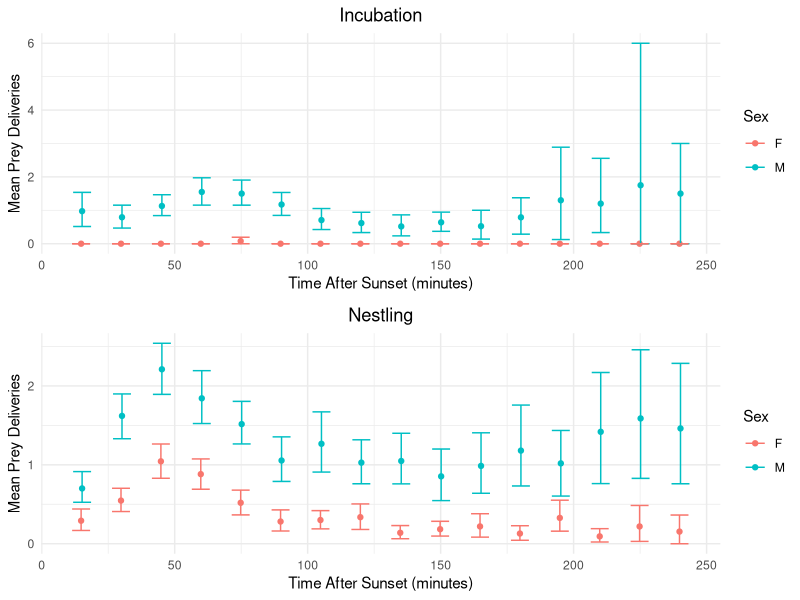
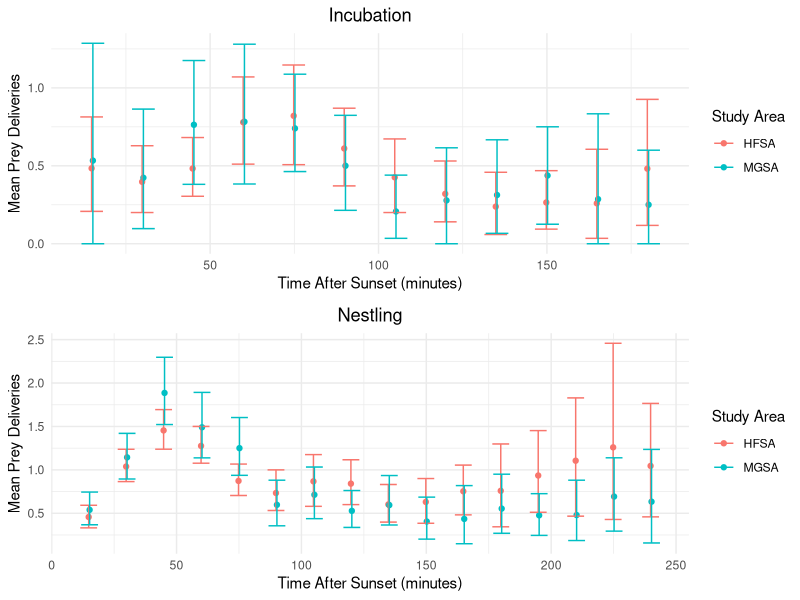

The R script that drew these images, in order:
## ---- chunk 1
# LaTex
#install.packages("tinytex")

# Data manipulation and visualization
install.packages("tidyverse", repos='http://cran.us.r-project.org')
install.packages("gridExtra", repos='http://cran.us.r-project.org')

## ---- chunk 2
# LaTex
#library(tinytex)
#tinytex::install_tinytex()

# Data manipulation and visualization
library(tidyverse)
library(gridExtra)

## ---- chunk 3

#' getCI
#' 
#' @param vec a vector
#' @param n_samp number of times to sample data
#'
#' @return upper and lower bootstrap confidence intervals
#' 
#'
#' @examples
#'    getCI(1:20, 2000)
#' @export

getCI <- function(vec, n_samp=1000) {
  smp <- replicate(n_samp, mean(sample(vec, replace = TRUE), na.rm = TRUE))
  CIs <-quantile(smp, c(0.025, 0.975), na.rm = T)
  return(CIs)
}

## ---- chunk 4


pdOriginal <- read.csv("./data/pd_main.csv")


#rename the first column, which imported with a special character
names(pdOriginal)[1] <- "nest"


## ---- chunk 5

pdMF <- pdOriginal %>%
  separate(col = nest, into = c("study_site", "territory"), sep = 1, remove = TRUE) %>%
  filter(sex == "M" | sex == "F")

## ---- chunk 6

pd_str <- str(pdMF)

unique(pdMF$t180) #at least one cell has an asterisk after the value
unique(pdMF$t225) #same here
unique(pdMF$nest_age) #"pred" and "" can be converted to NA

## ---- chunk 7
#remove asterisks
pdClean <- pdMF %>%
  mutate(t180 = gsub("\\*", "", t180)) %>%
  mutate(t225 = gsub("\\*", "", t225))


#change these columns to numeric
pdClean$t180 <- as.integer(pdClean$t180)
pdClean$t225 <- as.integer(pdClean$t225)
pdClean$nest_age <- as.integer(pdClean$nest_age) 

#warning here is ok--NAs are replacing "pred" and "" values

## ---- chunk 8

# Create independent dfs for M (nestling and incubation stage) and F (nestling and incubation state). 

#select relevant columns, add column for stage, rename study sites, drop NAs
pdStage1 <- pdClean %>%
  dplyr::select(sex, nest_age, t15:t240) %>%
  mutate(
    stage =
      ifelse(nest_age < 22, "incubation", "nestling")) %>%
  drop_na(stage)

#change column names to remove "t" in front of time interval
colnames(pdStage1) <- c("sex", "nest_age", "15", "30", "45", "60", "75", "90", "105", "120", "135", "150", "165", "180", "195", "210", "225", "240", "stage")

#create independent dfs for each study site and stage
pdM_inc <- pdStage1 %>%
  filter(sex =="M", stage == "incubation") %>%
  dplyr::select('15':'240')

pdM_nest <- pdStage1 %>% 
  filter(sex =="M", stage == "nestling") %>%
  dplyr::select('15':'240')

pdF_inc <- pdStage1 %>%
  filter(sex =="F", stage == "incubation") %>%
  dplyr::select('15':'240')
         
pdF_nest <- pdStage1 %>%
  filter(sex =="F", stage == "nestling") %>%
  dplyr::select('15':'240')

## ---- chunk 9

meanM_inc <- data.frame(
  time = as.numeric(colnames(pdM_inc)),
  M_incubation = colMeans(pdM_inc, na.rm = TRUE))

meanM_nest <- data.frame(
  time = as.numeric(colnames(pdM_nest)),
  M_nestling = colMeans(pdM_nest, na.rm = TRUE))

meanF_inc <- data.frame(
  time = as.numeric(colnames(pdF_inc)),
  F_incubation = colMeans(pdF_inc, na.rm = TRUE))

meanF_nest <- data.frame(
  time = as.numeric(colnames(pdF_nest)),
  F_nestling = colMeans(pdF_nest, na.rm = TRUE))

## ---- chunk 10
meanMF <- data.frame(
  time = as.numeric(colnames(pdM_inc)),
  M_incubation = colMeans(pdM_inc, na.rm = TRUE),
  M_nestling = colMeans(pdM_nest, na.rm = TRUE),
  F_incubation = colMeans(pdF_inc, na.rm = TRUE),
  F_nestling = colMeans(pdF_nest, na.rm = TRUE)
)

## ---- chunk 11

#now apply it across the columns of PD data
ciM_inc <- apply(pdM_inc, 2, FUN = getCI)
ciM_nest <- apply(pdM_nest, 2, FUN = getCI)
ciF_inc <- apply(pdF_inc, 2, FUN = getCI)
ciF_nest <- apply(pdF_nest, 2, FUN = getCI)
## ---- chunk 12

ciInc_sex <- data.frame(
    sex = c(rep("M", nrow(meanM_inc)), rep("F", nrow(meanF_inc))),
    mean = c(colMeans(pdM_inc, na.rm = TRUE), colMeans(pdF_inc, na.rm = TRUE)),
    ci_l = c(ciM_inc[1,], ciF_inc[1,]),
    ci_h = c(ciM_inc[2,], ciF_inc[2,]),
    time = c(as.numeric(rownames(meanM_inc)), as.numeric(rownames(meanF_inc))),
    stage = "Incubation")


ciNest_sex <- data.frame(
    sex = c(rep("M", nrow(meanM_nest)), rep("F", nrow(meanF_nest))),
    mean = c(colMeans(pdM_nest, na.rm = TRUE), colMeans(pdF_nest, na.rm = TRUE)),
    ci_l = c(ciM_nest[1,], ciF_nest[1,]),
    ci_h = c(ciM_nest[2,], ciF_nest[2,]),
    time = c(as.numeric(rownames(meanM_nest)), as.numeric(rownames(meanF_nest))),
    stage = "Nestling")
    
ciAll_sex <- rbind(ciInc_sex, ciNest_sex)

## ---- chunk 13

plotInc_sex <- ggplot(data = ciInc_sex) +
  geom_point(aes(x = time, y = mean, color = sex, group = sex),
             position = position_dodge(width=0.75)) +
  geom_errorbar(aes(x=time, ymax = ci_h, ymin=ci_l, color = sex, 
                    group = sex),
                position = position_dodge(width=0.75)) +
  labs(x = "Time After Sunset (minutes)", y = "Mean Prey Deliveries", 
       title = "Incubation", color = "Sex") +
  theme_minimal() +
  theme(plot.title = element_text(hjust = 0.5))

## ---- chunk 14

plotNest_sex <- ggplot(data = ciNest_sex) +
  geom_point(aes(x = time, y = mean, color = sex, group = sex),
             position = position_dodge(width=0.75)) +
  geom_errorbar(aes(x=time, ymax = ci_h, ymin=ci_l, color = sex, 
                    group = sex),
                position = position_dodge(width=0.75)) +
  labs(x = "Time After Sunset (minutes)", y = "Mean Prey Deliveries", 
       title = "Nestling", color = "Sex") +
  theme_minimal() +
  theme(plot.title = element_text(hjust = 0.5))

## ---- chunk 15

pdf("../analysis/figures/figure1")    # creates new pd file
grid.arrange(plotInc_sex, plotNest_sex)   # makes the actual plot
dev.off()     # closes the PDF file


## ---- chunk 16

t.test(meanF_inc$F_incubation, meanM_inc$M_incubation)

## ---- chunk 17

t.test(meanF_nest$F_nestling, meanM_nest$M_nestling)

## ---- chunk 18

pdHM <- pdClean %>%
  filter(study_site == "B" | study_site == "C", sex == "M")

## ---- chunk 19

#create independet dfs for HFSA (nestling and incubation stage) and MGSA (nestling and incubation state). 

#select relevant columns, add column for stage, rename study sites, drop NAs
pdStage <- pdClean %>%
  dplyr::select(study_site, nest_age, t15:t240) %>%
  mutate(
    stage =
      ifelse(nest_age < 22, "incubation", "nestling"),
    study_site =
      ifelse(study_site == "B", "MGSA", "HFSA")) %>%
  drop_na(stage)

#change column names to remove "t" in front of time interval
colnames(pdStage) <- c("study_site", "nest_age", "15", "30", "45", "60", "75", "90", "105", "120", "135", "150", "165", "180", "195", "210", "225", "240", "stage")

#create independent dfs for each study site and stage
pdHFSA_inc <- pdStage %>%
  filter(study_site =="HFSA", stage == "incubation") %>%
  dplyr::select('15':'240')

pdHFSA_nest <- pdStage %>% 
  filter(study_site =="HFSA", stage == "nestling") %>%
  dplyr::select('15':'240')

pdMGSA_inc <- pdStage %>%
  filter(study_site =="MGSA", stage == "incubation") %>%
  dplyr::select('15':'240')
         
pdMGSA_nest <- pdStage %>%
  filter(study_site =="MGSA", stage == "nestling") %>%
  dplyr::select('15':'240')


## ---- chunk 20

meanHFSA_inc <- data.frame(
  time = as.numeric(colnames(pdHFSA_inc)),
  HFSA_incubation = colMeans(pdHFSA_inc, na.rm = TRUE))

meanHFSA_nest <- data.frame(
  time = as.numeric(colnames(pdHFSA_nest)),
  HFSA_nestling = colMeans(pdHFSA_nest, na.rm = TRUE))

meanMGSA_inc <- data.frame(
  time = as.numeric(colnames(pdMGSA_inc)),
  MGSA_incubation = colMeans(pdMGSA_inc, na.rm = TRUE))

meanMGSA_nest <- data.frame(
  time = as.numeric(colnames(pdMGSA_nest)),
  MGSA_nestling = colMeans(pdMGSA_nest, na.rm = TRUE))

## ---- chunk 21
meanAll <- data.frame(
  time = as.numeric(colnames(pdHFSA_inc)),
  HFSA_incubation = colMeans(pdHFSA_inc, na.rm = TRUE),
  HFSA_nestling = colMeans(pdHFSA_nest, na.rm = TRUE),
  MGSA_incubation = colMeans(pdMGSA_inc, na.rm = TRUE),
  MGSA_nestling = colMeans(pdMGSA_nest, na.rm = TRUE)
)

## ---- chunk 22

#now apply it across the columns of PD data
ciHFSA_inc <- apply(pdHFSA_inc, 2, FUN = getCI)
ciHFSA_nest <- apply(pdHFSA_nest, 2, FUN = getCI)
ciMGSA_inc <- apply(pdMGSA_inc, 2, FUN = getCI)
ciMGSA_nest <- apply(pdMGSA_nest, 2, FUN = getCI)
## ---- chunk 23

ciInc <- filter(
  data.frame(
    study_area = c(rep("HFSA", nrow(meanHFSA_inc)), rep("MGSA", nrow(meanMGSA_inc))),
    mean = c(colMeans(pdHFSA_inc, na.rm = TRUE), colMeans(pdMGSA_inc, na.rm = TRUE)),
    ci_l = c(ciHFSA_inc[1,], ciMGSA_inc[1,]),
    ci_h = c(ciHFSA_inc[2,], ciMGSA_inc[2,]),
    time = c(as.numeric(rownames(meanHFSA_inc)), as.numeric(rownames(meanMGSA_inc))),
    stage = "Incubation"),
  time <= 180)


ciNest <- data.frame(
    study_area = c(rep("HFSA", nrow(meanHFSA_nest)), rep("MGSA", nrow(meanMGSA_nest))),
    mean = c(colMeans(pdHFSA_nest, na.rm = TRUE), colMeans(pdMGSA_nest, na.rm = TRUE)),
    ci_l = c(ciHFSA_nest[1,], ciMGSA_nest[1,]),
    ci_h = c(ciHFSA_nest[2,], ciMGSA_nest[2,]),
    time = c(as.numeric(rownames(meanHFSA_nest)), as.numeric(rownames(meanMGSA_nest))),
    stage = "Nestling")
    
ciAll <- rbind(ciInc, ciNest)

## ---- chunk 24

plotInc <- ggplot(data = ciInc) +
  geom_point(aes(x = time, y = mean, color = study_area, group = study_area),
             position = position_dodge(width=0.75)) +
  geom_errorbar(aes(x=time, ymax = ci_h, ymin=ci_l, color = study_area, 
                    group = study_area),
                position = position_dodge(width=0.75)) +
  labs(x = "Time After Sunset (minutes)", y = "Mean Prey Deliveries", 
       title = "Incubation", color = "Study Area") +
  theme_minimal() +
  theme(plot.title = element_text(hjust = 0.5))

## ---- chunk 25

plotNest <- ggplot(data = ciNest) +
  geom_point(aes(x = time, y = mean, color = study_area, group = study_area),
             position = position_dodge(width=0.75)) +
  geom_errorbar(aes(x=time, ymax = ci_h, ymin=ci_l, color = study_area, 
                    group = study_area),
                position = position_dodge(width=0.75)) +
  labs(x = "Time After Sunset (minutes)", y = "Mean Prey Deliveries", 
       title = "Nestling", color = "Study Area") +
  theme_minimal() +
  theme(plot.title = element_text(hjust = 0.5))

## ---- chunk 26

plotAll <- ggplot(data = ciAll) +
  geom_point(aes(x = time, y = mean, color = study_area, group = study_area),
             position = position_dodge(width=0.75)) +
  geom_errorbar(aes(x=time, ymax = ci_h, ymin=ci_l, color = study_area, 
                    group = study_area),
                position = position_dodge(width=0.75)) +
  labs(x = "Time After Sunset (minutes)", y = "Mean Prey Deliveries", 
       title = "Average Prey Deliveries Throughout Night", color = "Study Area") +
  theme_minimal() +
  theme(plot.title = element_text(hjust = 0.5)) +
  facet_grid(~ stage)

## ---- chunk 27

pdf("../analysis/figures/figure2")    # creates new pd file
grid.arrange(plotInc, plotNest) # makes the actual plot
dev.off()     # closes the PDF file

## ---- chunk 28

t.test(meanHFSA_inc$HFSA_incubation, meanMGSA_inc$MGSA_incubation)

## ---- chunk 29

t.test(meanHFSA_nest$HFSA_nestling, meanMGSA_nest$MGSA_nestling)

